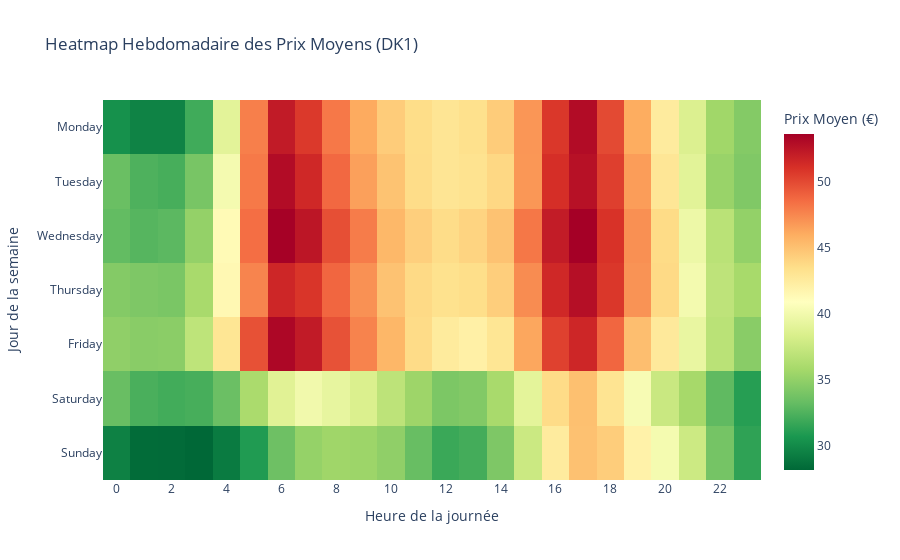

The code cell stored with this chart in its notebook:
### Code cell
# 4.2. La "Heatmap" Temporelle des Prix
# Insight : Permet de voir instantanément le profil journalier typique. Notez les pics du matin (8h-9h) et du soir (17h-19h) en semaine, moins marqués le weekend.
heatmap_data = df_dk.groupby(['weekday_name', 'hour'])['price'].mean().reset_index()

# Ordonner les jours de la semaine
days_order = ["Monday", "Tuesday", "Wednesday", "Thursday", "Friday", "Saturday", "Sunday"]
heatmap_data['weekday_name'] = pd.Categorical(heatmap_data['weekday_name'], categories=days_order, ordered=True)
heatmap_data = heatmap_data.sort_values(['weekday_name', 'hour'])

# Transformation en matrice pour Plotly
z_data = heatmap_data.pivot(index='weekday_name', columns='hour', values='price')

fig = px.imshow(
    z_data,
    labels=dict(x="Heure de la journée", y="Jour de la semaine", color="Prix Moyen (€)"),
    x=z_data.columns,
    y=z_data.index,
    title="Heatmap Hebdomadaire des Prix Moyens (DK1)",
    color_continuous_scale="RdYlGn_r", # Rouge = Cher, Vert = Pas cher
    aspect="auto"
)
fig.update_xaxes(dtick=2) # Etiquettes toutes les 2 heures
fig.show()

### Figure 1 — Plotly figure (JSON) as saved in the notebook; plotly's stock layout.template omitted (floating-point values rounded to 4 significant figures; data arrays with more than 128 entries replaced by an {"elided": "..."} marker saying what was removed)
{"data": [{"coloraxis": "coloraxis", "hovertemplate": "Heure de la journée: %{x}<br>Jour de la semaine: %{y}<br>Prix Moyen (€): %{z}<extra></extra>", "name": "0", "type": "heatmap", "x": [0, 1, 2, 3, 4, 5, 6, 7, 8, 9, 10, 11, 12, 13, 14, 15, 16, 17, 18, 19, 20, 21, 22, 23], "xaxis": "x", "y": ["Monday", "Tuesday", "Wednesday", "Thursday", "Friday", "Saturday", "Sunday"], "yaxis": "y", "z": {"elided": "7x24 float values"}}], "layout": {"coloraxis": {"colorbar": {"title": {"text": "Prix Moyen (€)"}}, "colorscale": [[0, "rgb(0,104,55)"], [0.1, "rgb(26,152,80)"], [0.2, "rgb(102,189,99)"], [0.3, "rgb(166,217,106)"], [0.4, "rgb(217,239,139)"], [0.5, "rgb(255,255,191)"], [0.6, "rgb(254,224,139)"], [0.7, "rgb(253,174,97)"], [0.8, "rgb(244,109,67)"], [0.9, "rgb(215,48,39)"], [1, "rgb(165,0,38)"]]}, "title": {"text": "Heatmap Hebdomadaire des Prix Moyens (DK1)"}, "xaxis": {"anchor": "y", "domain": [0, 1], "dtick": 2, "title": {"text": "Heure de la journée"}}, "yaxis": {"anchor": "x", "autorange": "reversed", "domain": [0, 1], "title": {"text": "Jour de la semaine"}}}}
